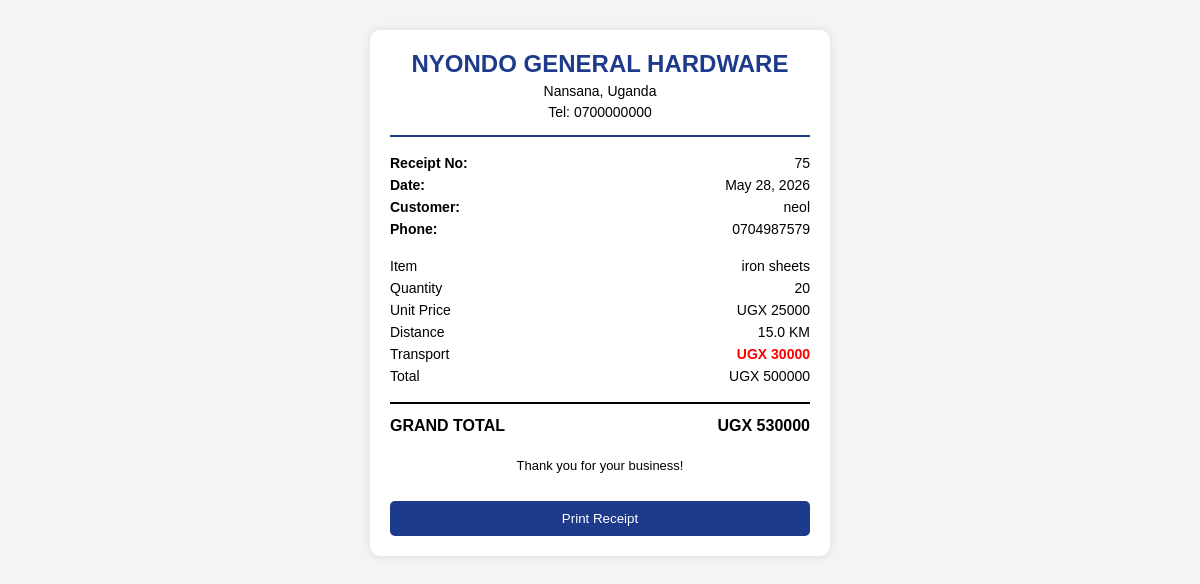
The page /sales_receipt/75/ (signed in) on the database its author committed.
### mugeniapp/models.py (models this page shows, shortened)
class Sales(models.Model):
    name = models.ForeignKey(Stock, on_delete=models.CASCADE)
    quantity = models.PositiveIntegerField(default=0)
    unit_price = models.PositiveIntegerField()
    date = models.DateField()
    total_price = models.PositiveIntegerField(default=0)
    customer_name = models.CharField(max_length=100)
    customer_contact = models.CharField(max_length=100)
    distance = models.FloatField(default=0)
    transport_fee = models.PositiveIntegerField(default=0)
    grand_total = models.PositiveIntegerField(default=0)

class Stock(models.Model):
    name = models.CharField(max_length=100, unique=True)
    category = models.CharField(max_length=100)
    quantity = models.PositiveIntegerField(default=0)
    supplier = models.CharField(max_length=100, null=True)
    cost_price = models.PositiveIntegerField(default=0)
    selling_price = models.PositiveIntegerField(default=0)
    date = models.DateField()

### mugeniapp/views.py (the view)
# urls.py: path('sales_receipt/<int:id>/', views.sales_receipt, name='sales_receipt'),
@login_required
def sales_receipt(request, id):
    sale = get_object_or_404(Sales, id=id)
    return render(request, 'sales_receipt.html', {'sale': sale})

### mugeniapp/templates/sales_receipt.html (shortened to what this page needs)
<!DOCTYPE html>
<html lang="en">
<head>
</head>
<body>
<div class="receipt-container">
    <div class="header">
        <h2>NYONDO GENERAL HARDWARE</h2>
        <p>Nansana, Uganda</p>
        <p>Tel: 0700000000</p>
    </div>
    <div class="section">
        <div class="line">
            <span><strong>Receipt No:</strong></span>
            <span>{{ sale.id }}</span>
        </div>
        <div class="line">
            <span><strong>Date:</strong></span>
            <span>{{ sale.date }}</span>
        </div>
        <div class="line">
            <span><strong>Customer:</strong></span>
            <span>{{ sale.customer_name }}</span>
        </div>
        <div class="line">
            <span><strong>Phone:</strong></span>
            <span>{{ sale.customer_contact }}</span>
        </div>
    </div>
    <div class="section">
        <div class="line">
            <span>Item</span>
            <span>{{ sale.name.name }}</span>
        </div>
        <div class="line">
            <span>Quantity</span>
            <span>{{ sale.quantity }}</span>
        </div>
        <div class="line">
            <span>Unit Price</span>
            <span>UGX {{ sale.unit_price }}</span>
        </div>
        <div class="line">
            <span>Distance</span>
            <span>{{ sale.distance }} KM</span>
        </div>
        <div class="line">
            <span>Transport</span>
            {% if sale.transport_fee == 0 %}
                <span class="free">FREE</span>
            {% else %}
                <span class="paid">UGX {{ sale.transport_fee }}</span>
            {% endif %}
        </div>
        <div class="line">
            <span>Total</span>
            <span>UGX {{ sale.total_price }}</span>
        </div>
    </div>
    <div class="total">
        <div class="line">
            <span>GRAND TOTAL</span>
            <span>UGX {{ sale.grand_total }}</span>
        </div>
    </div>
    <div class="footer">
        <p>Thank you for your business!</p>
    </div>
    <button class="print-btn" onclick="window.print()">Print Receipt</button>
</div>
</body>
</html>

### mugeniapp/templates/sales_receipt.html (style rules this page uses)
body { font-family: Arial, sans-serif; background: #f4f4f4; }
.receipt-container { width: 420px; margin: 30px auto; background: #fff; padding: 20px; border-radius: 10px; box-shadow: 0 0 10px rgba(0,0,0,0.1); }
.header { text-align: center; border-bottom: 2px solid #1e3a8a; padding-bottom: 10px; }
.header h2 { margin: 0; color: #1e3a8a; }
.header p { margin: 5px 0; font-size: 14px; }
.section { margin-top: 15px; font-size: 14px; }
.line { display: flex; justify-content: space-between; padding: 3px 0; }
.total { margin-top: 15px; border-top: 2px solid #000; padding-top: 10px; font-weight: bold; }
.paid { color: red; font-weight: bold; }
.footer { text-align: center; margin-top: 20px; font-size: 13px; }
.print-btn { width: 100%; margin-top: 15px; padding: 10px; background: #1e3a8a; color: #fff; border: none; cursor: pointer; border-radius: 5px; }

### rows shown on the page
Sales: id "75", date "May 28, 2026", customer_name "neol", customer_contact "0704987579", name.name "iron sheets", quantity "20", unit_price "25000", distance "15.0", transport_fee "30000", total_price "500000", grand_total "530000"
